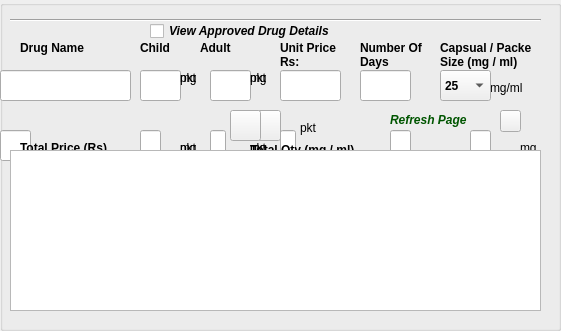
      <widget class="QGroupBox" name="grpDrugs">
       <property name="geometry">
        <rect>
         <x>10</x>
         <y>150</y>
         <width>561</width>
         <height>331</height>
        </rect>
       </property>
       <property name="title">
        <string/>
       </property>
       <widget class="QToolButton" name="btnAddD1">
        <property name="geometry">
         <rect>
          <x>250</x>
          <y>110</y>
          <width>31</width>
          <height>31</height>
         </rect>
        </property>
        <property name="styleSheet">
         <string notr="true">background-image: url(:/plugins/floogin/Move.png);</string>
        </property>
        <property name="text">
         <string/>
        </property>
       </widget>
       <widget class="QToolButton" name="btnAddD2">
        <property name="geometry">
         <rect>
          <x>230</x>
          <y>110</y>
          <width>31</width>
          <height>31</height>
         </rect>
        </property>
        <property name="styleSheet">
         <string notr="true">background-image: url(:/plugins/floogin/Move.png);</string>
        </property>
        <property name="text">
         <string/>
        </property>
       </widget>
       <widget class="QToolButton" name="btnAddD3">
        <property name="geometry">
         <rect>
          <x>350</x>
          <y>170</y>
          <width>31</width>
          <height>31</height>
         </rect>
        </property>
        <property name="styleSheet">
         <string notr="true">background-image: url(:/plugins/floogin/Move.png);</string>
        </property>
        <property name="text">
         <string/>
        </property>
       </widget>
       <widget class="QToolButton" name="btnAddD4">
        <property name="geometry">
         <rect>
          <x>350</x>
          <y>210</y>
          <width>31</width>
          <height>31</height>
         </rect>
        </property>
        <property name="styleSheet">
         <string notr="true">background-image: url(:/plugins/floogin/Move.png);</string>
        </property>
        <property name="text">
         <string/>
        </property>
       </widget>
       <widget class="QLabel" name="lblDrugName">
        <property name="geometry">
         <rect>
          <x>20</x>
          <y>40</y>
          <width>81</width>
          <height>17</height>
         </rect>
        </property>
        <property name="text">
         <string>&lt;html&gt;&lt;head/&gt;&lt;body&gt;&lt;p&gt;&lt;span style=&quot; font-weight:600;&quot;&gt;Drug Name&lt;/span&gt;&lt;/p&gt;&lt;/body&gt;&lt;/html&gt;</string>
        </property>
       </widget>
       <widget class="QLabel" name="lblChildDose">
        <property name="geometry">
         <rect>
          <x>140</x>
          <y>40</y>
          <width>51</width>
          <height>17</height>
         </rect>
        </property>
        <property name="text">
         <string>&lt;html&gt;&lt;head/&gt;&lt;body&gt;&lt;p&gt;&lt;span style=&quot; font-weight:600;&quot;&gt;Child &lt;/span&gt;&lt;/p&gt;&lt;/body&gt;&lt;/html&gt;</string>
        </property>
       </widget>
       <widget class="QLabel" name="lblAdultDose">
        <property name="geometry">
         <rect>
          <x>200</x>
          <y>40</y>
          <width>41</width>
          <height>17</height>
         </rect>
        </property>
        <property name="text">
         <string>&lt;html&gt;&lt;head/&gt;&lt;body&gt;&lt;p&gt;&lt;span style=&quot; font-weight:600;&quot;&gt;Adult &lt;/span&gt;&lt;/p&gt;&lt;/body&gt;&lt;/html&gt;</string>
        </property>
       </widget>
       <widget class="QLineEdit" name="txtDrug1">
        <property name="geometry">
         <rect>
          <x>0</x>
          <y>70</y>
          <width>131</width>
          <height>31</height>
         </rect>
        </property>
       </widget>
       <widget class="QLineEdit" name="txtDrug2">
        <property name="geometry">
         <rect>
          <x>0</x>
          <y>130</y>
          <width>31</width>
          <height>31</height>
         </rect>
        </property>
       </widget>
       <widget class="QLineEdit" name="txtDrug3">
        <property name="geometry">
         <rect>
          <x>30</x>
          <y>170</y>
          <width>101</width>
          <height>31</height>
         </rect>
        </property>
       </widget>
       <widget class="QLineEdit" name="txtDrug4">
        <property name="geometry">
         <rect>
          <x>70</x>
          <y>210</y>
          <width>61</width>
          <height>31</height>
         </rect>
        </property>
       </widget>
       <widget class="QLineEdit" name="txtChildDose1">
        <property name="geometry">
         <rect>
          <x>140</x>
          <y>70</y>
          <width>41</width>
          <height>31</height>
         </rect>
        </property>
       </widget>
       <widget class="QLineEdit" name="txtChildDose2">
        <property name="geometry">
         <rect>
          <x>140</x>
          <y>130</y>
          <width>21</width>
          <height>31</height>
         </rect>
        </property>
       </widget>
       <widget class="QLineEdit" name="txtChildDose3">
        <property name="geometry">
         <rect>
          <x>140</x>
          <y>170</y>
          <width>41</width>
          <height>31</height>
         </rect>
        </property>
       </widget>
       <widget class="QLineEdit" name="txtChildDose4">
        <property name="geometry">
         <rect>
          <x>140</x>
          <y>210</y>
          <width>41</width>
          <height>31</height>
         </rect>
        </property>
       </widget>
       <widget class="QLineEdit" name="txtAdultDose1">
        <property name="geometry">
         <rect>
          <x>210</x>
          <y>70</y>
          <width>41</width>
          <height>31</height>
         </rect>
        </property>
       </widget>
       <widget class="QLineEdit" name="txtAdultDose2">
        <property name="geometry">
         <rect>
          <x>210</x>
          <y>130</y>
          <width>16</width>
          <height>31</height>
         </rect>
        </property>
       </widget>
       <widget class="QLineEdit" name="txtAdultDose3">
        <property name="geometry">
         <rect>
          <x>210</x>
          <y>170</y>
          <width>41</width>
          <height>31</height>
         </rect>
        </property>
       </widget>
       <widget class="QLineEdit" name="txtAdultDose4">
        <property name="geometry">
         <rect>
          <x>210</x>
          <y>210</y>
          <width>41</width>
          <height>31</height>
         </rect>
        </property>
       </widget>
       <widget class="QLineEdit" name="txtUP1">
        <property name="geometry">
         <rect>
          <x>280</x>
          <y>70</y>
          <width>61</width>
          <height>31</height>
         </rect>
        </property>
       </widget>
       <widget class="QLineEdit" name="txtUP2">
        <property name="geometry">
         <rect>
          <x>280</x>
          <y>130</y>
          <width>16</width>
          <height>31</height>
         </rect>
        </property>
       </widget>
       <widget class="QLineEdit" name="txtUP3">
        <property name="geometry">
         <rect>
          <x>280</x>
          <y>170</y>
          <width>61</width>
          <height>31</height>
         </rect>
        </property>
       </widget>
       <widget class="QLineEdit" name="txtUP4">
        <property name="geometry">
         <rect>
          <x>280</x>
          <y>210</y>
          <width>61</width>
          <height>31</height>
         </rect>
        </property>
       </widget>
       <widget class="QLabel" name="lblmg1">
        <property name="geometry">
         <rect>
          <x>180</x>
          <y>70</y>
          <width>31</width>
          <height>17</height>
         </rect>
        </property>
        <property name="text">
         <string>&lt;html&gt;&lt;head/&gt;&lt;body&gt;&lt;p&gt;mg&lt;/p&gt;&lt;/body&gt;&lt;/html&gt;</string>
        </property>
       </widget>
       <widget class="QLabel" name="lblmg1_2">
        <property name="geometry">
         <rect>
          <x>250</x>
          <y>70</y>
          <width>31</width>
          <height>17</height>
         </rect>
        </property>
        <property name="text">
         <string>&lt;html&gt;&lt;head/&gt;&lt;body&gt;&lt;p&gt;mg&lt;/p&gt;&lt;/body&gt;&lt;/html&gt;</string>
        </property>
       </widget>
       <widget class="QLabel" name="lblPack1">
        <property name="geometry">
         <rect>
          <x>180</x>
          <y>70</y>
          <width>31</width>
          <height>17</height>
         </rect>
        </property>
        <property name="text">
         <string>&lt;html&gt;&lt;head/&gt;&lt;body&gt;&lt;p&gt;pkt&lt;/p&gt;&lt;/body&gt;&lt;/html&gt;</string>
        </property>
       </widget>
       <widget class="QLabel" name="lblPack1_2">
        <property name="geometry">
         <rect>
          <x>250</x>
          <y>70</y>
          <width>31</width>
          <height>17</height>
         </rect>
        </property>
        <property name="text">
         <string>&lt;html&gt;&lt;head/&gt;&lt;body&gt;&lt;p&gt;pkt&lt;/p&gt;&lt;/body&gt;&lt;/html&gt;</string>
        </property>
       </widget>
       <widget class="QLabel" name="lblmg1_3">
        <property name="geometry">
         <rect>
          <x>180</x>
          <y>140</y>
          <width>31</width>
          <height>17</height>
         </rect>
        </property>
        <property name="text">
         <string>&lt;html&gt;&lt;head/&gt;&lt;body&gt;&lt;p&gt;mg&lt;/p&gt;&lt;/body&gt;&lt;/html&gt;</string>
        </property>
       </widget>
       <widget class="QLabel" name="lblmg1_4">
        <property name="geometry">
         <rect>
          <x>250</x>
          <y>140</y>
          <width>31</width>
          <height>17</height>
         </rect>
        </property>
        <property name="text">
         <string>&lt;html&gt;&lt;head/&gt;&lt;body&gt;&lt;p&gt;mg&lt;/p&gt;&lt;/body&gt;&lt;/html&gt;</string>
        </property>
       </widget>
       <widget class="QLabel" name="lblmg1_5">
        <property name="geometry">
         <rect>
          <x>180</x>
          <y>180</y>
          <width>31</width>
          <height>17</height>
         </rect>
        </property>
        <property name="text">
         <string>&lt;html&gt;&lt;head/&gt;&lt;body&gt;&lt;p&gt;g&lt;/p&gt;&lt;/body&gt;&lt;/html&gt;</string>
        </property>
       </widget>
       <widget class="QLabel" name="lblmg1_6">
        <property name="geometry">
         <rect>
          <x>250</x>
          <y>180</y>
          <width>31</width>
          <height>17</height>
         </rect>
        </property>
        <property name="text">
         <string>&lt;html&gt;&lt;head/&gt;&lt;body&gt;&lt;p&gt;g&lt;/p&gt;&lt;/body&gt;&lt;/html&gt;</string>
        </property>
       </widget>
       <widget class="QLabel" name="lblPack1_3">
        <property name="geometry">
         <rect>
          <x>180</x>
          <y>140</y>
          <width>31</width>
          <height>17</height>
         </rect>
        </property>
        <property name="text">
         <string>&lt;html&gt;&lt;head/&gt;&lt;body&gt;&lt;p&gt;pkt&lt;/p&gt;&lt;/body&gt;&lt;/html&gt;</string>
        </property>
       </widget>
       <widget class="QLabel" name="lblPack1_4">
        <property name="geometry">
         <rect>
          <x>250</x>
          <y>140</y>
          <width>31</width>
          <height>17</height>
         </rect>
        </property>
        <property name="text">
         <string>&lt;html&gt;&lt;head/&gt;&lt;body&gt;&lt;p&gt;pkt&lt;/p&gt;&lt;/body&gt;&lt;/html&gt;</string>
        </property>
       </widget>
       <widget class="QLabel" name="lblPack1_5">
        <property name="geometry">
         <rect>
          <x>180</x>
          <y>180</y>
          <width>31</width>
          <height>17</height>
         </rect>
        </property>
        <property name="text">
         <string>&lt;html&gt;&lt;head/&gt;&lt;body&gt;&lt;p&gt;pkt&lt;/p&gt;&lt;/body&gt;&lt;/html&gt;</string>
        </property>
       </widget>
       <widget class="QLabel" name="lblPack1_6">
        <property name="geometry">
         <rect>
          <x>250</x>
          <y>180</y>
          <width>21</width>
          <height>17</height>
         </rect>
        </property>
        <property name="text">
         <string>&lt;html&gt;&lt;head/&gt;&lt;body&gt;&lt;p&gt;pkt&lt;/p&gt;&lt;/body&gt;&lt;/html&gt;</string>
        </property>
       </widget>
       <widget class="QLabel" name="lblmg1_7">
        <property name="geometry">
         <rect>
          <x>180</x>
          <y>220</y>
          <width>31</width>
          <height>17</height>
         </rect>
        </property>
        <property name="text">
         <string>&lt;html&gt;&lt;head/&gt;&lt;body&gt;&lt;p&gt;mg&lt;/p&gt;&lt;/body&gt;&lt;/html&gt;</string>
        </property>
       </widget>
       <widget class="QLabel" name="lblmg1_8">
        <property name="geometry">
         <rect>
          <x>250</x>
          <y>220</y>
          <width>31</width>
          <height>17</height>
         </rect>
        </property>
        <property name="text">
         <string>&lt;html&gt;&lt;head/&gt;&lt;body&gt;&lt;p&gt;mg&lt;/p&gt;&lt;/body&gt;&lt;/html&gt;</string>
        </property>
       </widget>
       <widget class="QLineEdit" name="txtTotQty4">
        <property name="geometry">
         <rect>
          <x>470</x>
          <y>210</y>
          <width>71</width>
          <height>31</height>
         </rect>
        </property>
       </widget>
       <widget class="QLineEdit" name="txtTot4">
        <property name="geometry">
         <rect>
          <x>390</x>
          <y>210</y>
          <width>71</width>
          <height>31</height>
         </rect>
        </property>
       </widget>
       <widget class="QLineEdit" name="txtTotQty3">
        <property name="geometry">
         <rect>
          <x>470</x>
          <y>170</y>
          <width>21</width>
          <height>31</height>
         </rect>
        </property>
       </widget>
       <widget class="QLineEdit" name="txtTot3">
        <property name="geometry">
         <rect>
          <x>390</x>
          <y>170</y>
          <width>71</width>
          <height>31</height>
         </rect>
        </property>
       </widget>
       <widget class="QLineEdit" name="txtTotQty2">
        <property name="geometry">
         <rect>
          <x>470</x>
          <y>130</y>
          <width>21</width>
          <height>31</height>
         </rect>
        </property>
       </widget>
       <widget class="QLineEdit" name="txtTot2">
        <property name="geometry">
         <rect>
          <x>390</x>
          <y>130</y>
          <width>21</width>
          <height>31</height>
         </rect>
        </property>
       </widget>
       <widget class="QLineEdit" name="txtTotQty1">
        <property name="geometry">
         <rect>
          <x>240</x>
          <y>160</y>
          <width>161</width>
          <height>31</height>
         </rect>
        </property>
       </widget>
       <widget class="QLineEdit" name="txtTot1">
        <property name="geometry">
         <rect>
          <x>10</x>
          <y>160</y>
          <width>161</width>
          <height>31</height>
         </rect>
        </property>
       </widget>
       <widget class="QLabel" name="lblTotPrice">
        <property name="geometry">
         <rect>
          <x>20</x>
          <y>140</y>
          <width>101</width>
          <height>17</height>
         </rect>
        </property>
        <property name="text">
         <string>&lt;html&gt;&lt;head/&gt;&lt;body&gt;&lt;p&gt;&lt;span style=&quot; font-weight:600;&quot;&gt;Total Price (Rs)&lt;/span&gt;&lt;/p&gt;&lt;/body&gt;&lt;/html&gt;</string>
        </property>
       </widget>
       <widget class="QLabel" name="lblTotQty">
        <property name="geometry">
         <rect>
          <x>250</x>
          <y>140</y>
          <width>131</width>
          <height>20</height>
         </rect>
        </property>
        <property name="text">
         <string>&lt;html&gt;&lt;head/&gt;&lt;body&gt;&lt;p&gt;&lt;span style=&quot; font-weight:600;&quot;&gt;Total Qty (mg / ml)&lt;/span&gt;&lt;/p&gt;&lt;/body&gt;&lt;/html&gt;</string>
        </property>
       </widget>
       <widget class="QCheckBox" name="chkViewDrug">
        <property name="geometry">
         <rect>
          <x>150</x>
          <y>20</y>
          <width>211</width>
          <height>22</height>
         </rect>
        </property>
        <property name="font">
         <font>
          <weight>75</weight>
          <italic>true</italic>
          <bold>true</bold>
         </font>
        </property>
        <property name="text">
         <string>View Approved Drug Details</string>
        </property>
       </widget>
       <widget class="QLabel" name="lblmg1_9">
        <property name="geometry">
         <rect>
          <x>490</x>
          <y>80</y>
          <width>51</width>
          <height>17</height>
         </rect>
        </property>
        <property name="text">
         <string>&lt;html&gt;&lt;head/&gt;&lt;body&gt;&lt;p&gt;mg/ml&lt;/p&gt;&lt;/body&gt;&lt;/html&gt;</string>
        </property>
       </widget>
       <widget class="QLabel" name="lblmg1_10">
        <property name="geometry">
         <rect>
          <x>520</x>
          <y>140</y>
          <width>31</width>
          <height>17</height>
         </rect>
        </property>
        <property name="text">
         <string>&lt;html&gt;&lt;head/&gt;&lt;body&gt;&lt;p&gt;mg&lt;/p&gt;&lt;/body&gt;&lt;/html&gt;</string>
        </property>
       </widget>
       <widget class="QLabel" name="lblPack1_7">
        <property name="geometry">
         <rect>
          <x>300</x>
          <y>120</y>
          <width>21</width>
          <height>17</height>
         </rect>
        </property>
        <property name="text">
         <string>&lt;html&gt;&lt;head/&gt;&lt;body&gt;&lt;p&gt;pkt&lt;/p&gt;&lt;/body&gt;&lt;/html&gt;</string>
        </property>
       </widget>
       <widget class="QComboBox" name="cmbDrugSize">
        <property name="geometry">
         <rect>
          <x>440</x>
          <y>70</y>
          <width>51</width>
          <height>31</height>
         </rect>
        </property>
        <property name="font">
         <font>
          <weight>75</weight>
          <bold>true</bold>
         </font>
        </property>
        <item>
         <property name="text">
          <string>25</string>
         </property>
        </item>
        <item>
         <property name="text">
          <string>50</string>
         </property>
        </item>
        <item>
         <property name="text">
          <string>100</string>
         </property>
        </item>
        <item>
         <property name="text">
          <string>250</string>
         </property>
        </item>
        <item>
         <property name="text">
          <string>500</string>
         </property>
        </item>
        <item>
         <property name="text">
          <string>750</string>
         </property>
        </item>
        <item>
         <property name="text">
          <string>1000</string>
         </property>
        </item>
       </widget>
       <widget class="QLabel" name="lblNoDys">
        <property name="geometry">
         <rect>
          <x>360</x>
          <y>40</y>
          <width>91</width>
          <height>31</height>
         </rect>
        </property>
        <property name="text">
         <string>&lt;html&gt;&lt;head/&gt;&lt;body&gt;&lt;p&gt;&lt;span style=&quot; font-weight:600;&quot;&gt;Number Of&lt;br/&gt; Days&lt;/span&gt;&lt;/p&gt;&lt;/body&gt;&lt;/html&gt;</string>
        </property>
       </widget>
       <widget class="QLineEdit" name="txtNoOfDays">
        <property name="geometry">
         <rect>
          <x>360</x>
          <y>70</y>
          <width>51</width>
          <height>31</height>
         </rect>
        </property>
       </widget>
       <widget class="QLineEdit" name="txtAllTota">
        <property name="geometry">
         <rect>
          <x>280</x>
          <y>200</y>
          <width>171</width>
          <height>31</height>
         </rect>
        </property>
       </widget>
       <widget class="QLabel" name="label_67">
        <property name="geometry">
         <rect>
          <x>390</x>
          <y>110</y>
          <width>91</width>
          <height>20</height>
         </rect>
        </property>
        <property name="text">
         <string>&lt;html&gt;&lt;head/&gt;&lt;body&gt;&lt;p&gt;&lt;span style=&quot; font-weight:600; font-style:italic; color:#005500;&quot;&gt;Refresh Page&lt;/span&gt;&lt;/p&gt;&lt;/body&gt;&lt;/html&gt;</string>
        </property>
       </widget>
       <widget class="QToolButton" name="btnClearAll">
        <property name="geometry">
         <rect>
          <x>500</x>
          <y>110</y>
          <width>21</width>
          <height>22</height>
         </rect>
        </property>
        <property name="styleSheet">
         <string notr="true">background-image: url(:/plugins/floogin/rfrsh5.png);</string>
        </property>
        <property name="text">
         <string/>
        </property>
       </widget>
       <widget class="QLabel" name="lblCapSize">
        <property name="geometry">
         <rect>
          <x>440</x>
          <y>40</y>
          <width>91</width>
          <height>31</height>
         </rect>
        </property>
        <property name="text">
         <string>&lt;html&gt;&lt;head/&gt;&lt;body&gt;&lt;p&gt;&lt;span style=&quot; font-weight:600;&quot;&gt;Capsual / Packet&lt;br/&gt;Size (mg / ml)&lt;/span&gt;&lt;/p&gt;&lt;/body&gt;&lt;/html&gt;</string>
        </property>
       </widget>
       <widget class="QTextBrowser" name="textBrowser_2">
        <property name="geometry">
         <rect>
          <x>10</x>
          <y>150</y>
          <width>531</width>
          <height>161</height>
         </rect>
        </property>
       </widget>
       <widget class="QLabel" name="lblUnitPrice">
        <property name="geometry">
         <rect>
          <x>280</x>
          <y>40</y>
          <width>71</width>
          <height>31</height>
         </rect>
        </property>
        <property name="text">
         <string>&lt;html&gt;&lt;head/&gt;&lt;body&gt;&lt;p&gt;&lt;span style=&quot; font-weight:600;&quot;&gt;Unit Price&lt;br/&gt;Rs:&lt;/span&gt;&lt;/p&gt;&lt;/body&gt;&lt;/html&gt;</string>
        </property>
       </widget>
       <widget class="Line" name="line_6">
        <property name="geometry">
         <rect>
          <x>10</x>
          <y>10</y>
          <width>531</width>
          <height>20</height>
         </rect>
        </property>
        <property name="orientation">
         <enum>Qt::Horizontal</enum>
        </property>
       </widget>
      </widget>
